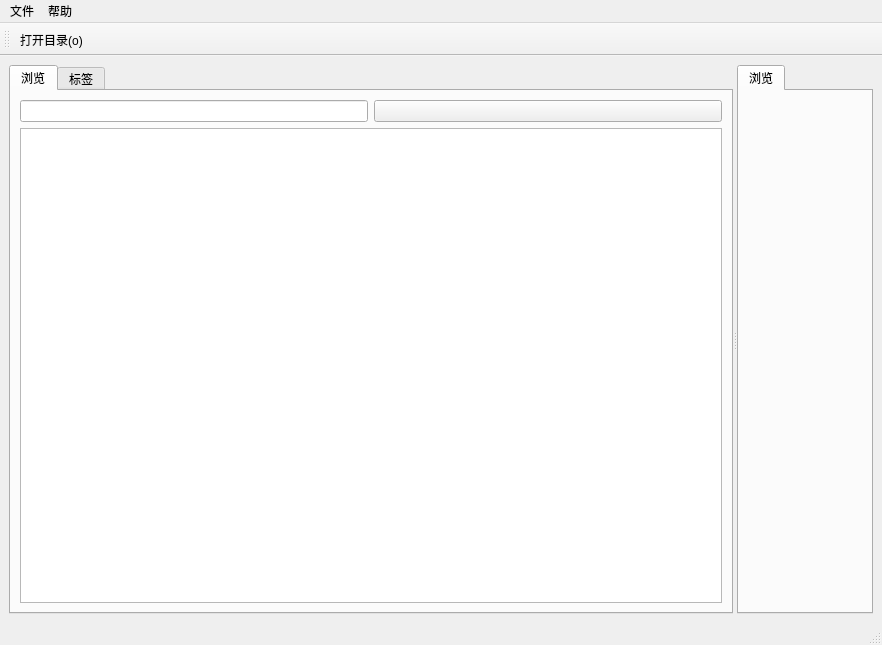
<?xml version="1.0" encoding="UTF-8"?>
<ui version="4.0">
 <class>PyMarkDownHelper</class>
 <widget class="QMainWindow" name="PyMarkDownHelper">
  <property name="geometry">
   <rect>
    <x>0</x>
    <y>0</y>
    <width>882</width>
    <height>645</height>
   </rect>
  </property>
  <property name="windowTitle">
   <string>帮助</string>
  </property>
  <widget class="QWidget" name="centralWidget">
   <layout class="QVBoxLayout" name="verticalLayout_4">
    <item>
     <widget class="QSplitter" name="splitter">
      <property name="orientation">
       <enum>Qt::Horizontal</enum>
      </property>
      <widget class="QTabWidget" name="tabWidget_lift">
       <property name="sizePolicy">
        <sizepolicy hsizetype="Preferred" vsizetype="Expanding">
         <horstretch>0</horstretch>
         <verstretch>0</verstretch>
        </sizepolicy>
       </property>
       <property name="currentIndex">
        <number>0</number>
       </property>
       <widget class="QWidget" name="tab">
        <attribute name="title">
         <string>浏览</string>
        </attribute>
        <layout class="QVBoxLayout" name="verticalLayout_3">
         <item>
          <layout class="QVBoxLayout" name="verticalLayout">
           <item>
            <layout class="QHBoxLayout" name="horizontalLayout">
             <item>
              <widget class="QLineEdit" name="lineEdit_search">
               <property name="sizePolicy">
                <sizepolicy hsizetype="Preferred" vsizetype="Fixed">
                 <horstretch>0</horstretch>
                 <verstretch>0</verstretch>
                </sizepolicy>
               </property>
              </widget>
             </item>
             <item>
              <widget class="QPushButton" name="pushButton_Search">
               <property name="sizePolicy">
                <sizepolicy hsizetype="Preferred" vsizetype="Fixed">
                 <horstretch>0</horstretch>
                 <verstretch>0</verstretch>
                </sizepolicy>
               </property>
               <property name="text">
                <string/>
               </property>
               <property name="icon">
                <iconset resource="resource.qrc">
                 <normaloff>:/images/images/find.png</normaloff>:/images/images/find.png</iconset>
               </property>
              </widget>
             </item>
            </layout>
           </item>
           <item>
            <widget class="QTreeView" name="treeView_Helper">
             <property name="sizePolicy">
              <sizepolicy hsizetype="Preferred" vsizetype="Expanding">
               <horstretch>0</horstretch>
               <verstretch>0</verstretch>
              </sizepolicy>
             </property>
            </widget>
           </item>
          </layout>
         </item>
        </layout>
       </widget>
       <widget class="QWidget" name="tab_2">
        <attribute name="title">
         <string>标签</string>
        </attribute>
       </widget>
      </widget>
      <widget class="QTabWidget" name="tabWidget_right">
       <property name="currentIndex">
        <number>0</number>
       </property>
       <widget class="QWidget" name="tab_Browser">
        <attribute name="title">
         <string>浏览</string>
        </attribute>
        <layout class="QVBoxLayout" name="verticalLayout_2"/>
       </widget>
      </widget>
     </widget>
    </item>
   </layout>
  </widget>
  <widget class="QMenuBar" name="menuBar">
   <property name="geometry">
    <rect>
     <x>0</x>
     <y>0</y>
     <width>882</width>
     <height>23</height>
    </rect>
   </property>
   <widget class="QMenu" name="menu">
    <property name="title">
     <string>文件</string>
    </property>
    <addaction name="actionOpenDirectory"/>
    <addaction name="separator"/>
    <addaction name="actionExit"/>
   </widget>
   <widget class="QMenu" name="menu_2">
    <property name="title">
     <string>帮助</string>
    </property>
   </widget>
   <addaction name="menu"/>
   <addaction name="menu_2"/>
  </widget>
  <widget class="QStatusBar" name="statusBar"/>
  <widget class="QToolBar" name="toolBar">
   <property name="windowTitle">
    <string>toolBar</string>
   </property>
   <attribute name="toolBarArea">
    <enum>TopToolBarArea</enum>
   </attribute>
   <attribute name="toolBarBreak">
    <bool>false</bool>
   </attribute>
   <addaction name="actionOpenDirectory"/>
  </widget>
  <action name="actionOpenDirectory">
   <property name="icon">
    <iconset resource="resource.qrc">
     <normaloff>:/images/images/bokeh.png</normaloff>:/images/images/bokeh.png</iconset>
   </property>
   <property name="text">
    <string>打开目录(&amp;o)</string>
   </property>
  </action>
  <action name="actionExit">
   <property name="icon">
    <iconset resource="resource.qrc">
     <normaloff>:/images/images/exit.png</normaloff>:/images/images/exit.png</iconset>
   </property>
   <property name="text">
    <string>退出</string>
   </property>
  </action>
 </widget>
 <resources>
  <include location="resource.qrc"/>
 </resources>
 <connections/>
</ui>
